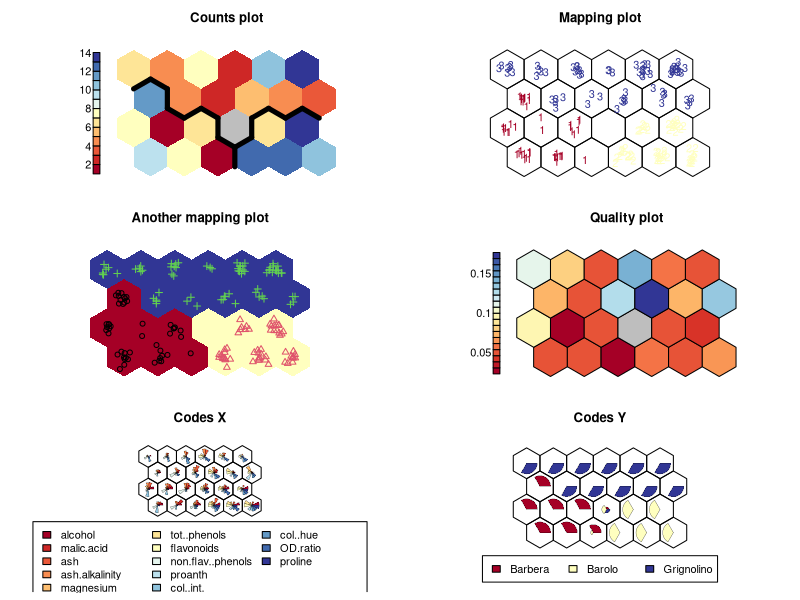

Write the R code that produced this figure.
## ---- chunk 1
# Install packages
if (!requireNamespace("kohonen", quietly = TRUE)) {
  install.packages("kohonen")
}

# Load packages
library(kohonen)
## ---- chunk 2
# Load data
data <- read.delim("files/Hiplot/050-easy-som-data.txt", header = T)

# convert data structure
target <- data[,1]
target <- factor(target, levels = unique(target))
data <- data[,-1]
data <- as.data.frame(data)
for (i in 1:ncol(data)) {
  data[,i] <- as.numeric(data[,i])
}
data <- as.matrix(data)
set.seed(7)
kohmap <- xyf(scale(data), target, grid = somgrid(xdim=6, ydim=4, topo="hexagonal"), rlen=100)

color_key <- c("#A50026","#D73027","#F46D43","#FDAE61","#FEE090","#FFFFBF","#E0F3F8",
               "#ABD9E9","#74ADD1","#4575B4","#313695")
colors <- function (n, alpha, rev = FALSE) {
  colorRampPalette(color_key)(n)
}

# View data
head(data)
## ---- chunk 3
#| label: fig-1Eeasy-som
#| fig-cap: "Easy SOM"
#| out.width: "95%"
#| fig-height: 8
#| fig-width: 8
#| warning: false
#| message: false

# Easy SOM
p <- function () {
  par(mfrow = c(3,2))
  xyfpredictions <- classmat2classvec(getCodes(kohmap, 2))
  plot(kohmap, type="counts", col = as.integer(target),
       palette.name = colors,
       pchs = as.integer(target), 
       main = "Counts plot", shape = "straight", border = NA)
  
  som.hc <- cutree(hclust(object.distances(kohmap, "codes")), 3)
  add.cluster.boundaries(kohmap, som.hc)

  plot(kohmap, type="mapping",
       labels = as.integer(target), col = colors(3)[as.integer(target)],
       palette.name = colors,
       shape = "straight",
       main = "Mapping plot")

  ## add background colors to units according to their predicted class labels
  xyfpredictions <- classmat2classvec(getCodes(kohmap, 2))
  bgcols <- colors(3)
  plot(kohmap, type="mapping", col = as.integer(target),
       pchs = as.integer(target), bgcol = bgcols[as.integer(xyfpredictions)],
       main = "Another mapping plot", shape = "straight", border = NA)
  
  similarities <- plot(kohmap, type="quality", shape = "straight",
                       palette.name = colors)
  
  plot(kohmap, type="codes", shape = "straight", 
       main = c("Codes X", "Codes Y"), palette.name = colors)
}

p()
